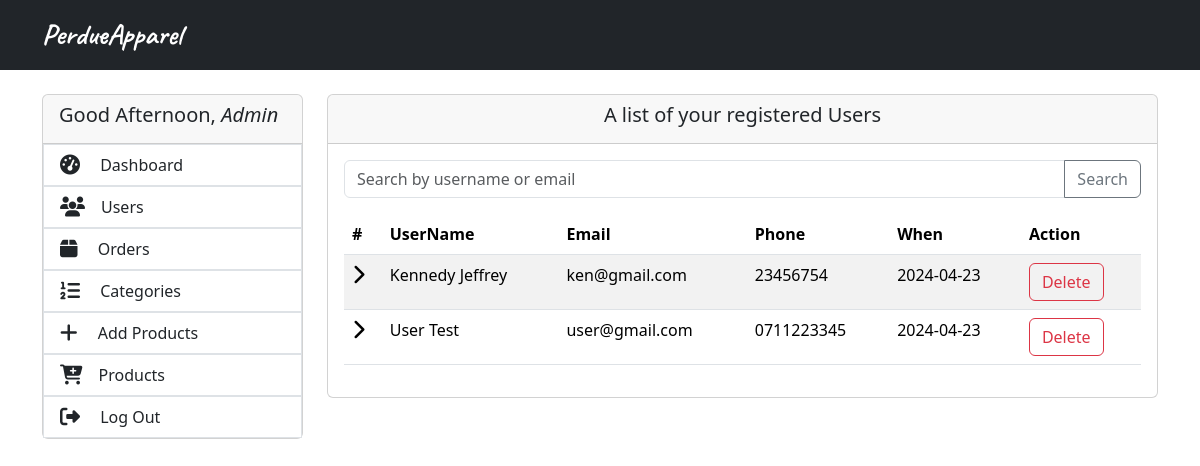
The app's page /Admin/users.php (signed in) with its own data.
### tables this page shows
CREATE TABLE `users` (
  `user_id` int(11) NOT NULL,
  `firstname` varchar(100) NOT NULL,
  `lastname` varchar(100) NOT NULL,
  `email` varchar(100) NOT NULL,
  `phone_number` varchar(100) NOT NULL,
  `password` varchar(100) NOT NULL,
  `created_at` datetime NOT NULL DEFAULT current_timestamp()
);

### Admin/users.php (the view, shortened to what this page needs)
<?php include 'header.php'; ?>
<div class="container my-4">
    <div class="row">
        <div class="col-md-3">
            <div class="card">
                <div class="card-header">
                    <?php
                        $currentHour = date('G');
                        if($currentHour >= 5 && $currentHour < 12)
                        {
                            $greeting = "Good Morning";
                        }
                        else if($currentHour >=12 && $currentHour < 17)
                        {
                            $greeting = "Good Afternoon";
                        }
                        else
                        {
                            $greeting = "Good Evening";
                        }
                    ?>
                    <h5><?php echo $greeting . ', <i>' . $_SESSION['username'] . '</i>'; ?></h5>
                </div>
            </div>
        </div>
        <div class="col-md-9">
            <div class="card">
                <div class="card-header">
                    <h5 class="text-center">
                        A list of your registered Users
                    </h5>
                </div>
                <div class="card-body">
                    <form method="GET">
                        <div class="input-group mb-3">
                            <input type="text" class="form-control" placeholder="Search by username or email" name="search">
                            <button class="btn btn-outline-secondary" type="submit">Search</button>
                        </div>
                    </form>
                    <table class="table table-striped">
                        <thead>
                            <tr>
                                <th scope="col">#</th>
                                <th scope="col">UserName</th>
                                <th scope="col">Email</th>
                                <th scope="col">Phone</th>
                                <th scope="col">When</th>
                                <th scope="col">Action</th>
                            </tr>
                        </thead>
                        <tbody>
                            <?php
                            require_once '../Config/config.php';
                            $limit = 10;
                            $page = isset($_GET['page']) ? $_GET['page'] : 1;
                            $start = ($page - 1) * $limit;
                            $search = isset($_GET['search']) ? $_GET['search'] : '';
                            $searchQuery = empty($search) ? '' : "WHERE firstname LIKE '%$search%' OR lastname LIKE '%$search%' OR email LIKE '%$search%'";
                            $query = "SELECT * FROM users $searchQuery LIMIT $start, $limit";
                            $stmt = $connection->prepare($query);
                            $stmt->execute();
                            $result = $stmt->get_result();
                            if ($result->num_rows > 0)
                            {
                                while ($row = $result->fetch_assoc())
                                { ?>
                                    <tr>
                                    <th scope="row"><i class="fa-solid fa-chevron-right fa-lg"></i></th>
                                        <td><?php echo $row['firstname'] .' '.  $row['lastname']; ?></td>
                                        <td><?php echo $row['email']; ?></td>
                                        <td><?php echo $row['phone_number']; ?></td>
                                        <td><?php echo date('Y-m-d', strtotime($row['created_at'])); ?></td>
                                        <td>
                                            <form action="">
                                                <input type="submit" value="Delete" class="btn btn-outline-danger">
                                            </form>
                                        </td>
                                    </tr>
                                <?php }
                            }
                            else
                            {
                                echo '<tr><td colspan="6">No users found.</td></tr>';
                            }
                            ?>
                        </tbody>
                    </table>
                </div>
            </div>
        </div>
    </div>
</div>
</body>
</html>

### records on screen
users: firstname "Kennedy", lastname "Jeffrey", email "ken@gmail.com", phone_number "23456754", created_at "2024-04-23"
users: firstname "User", lastname "Test", email "user@gmail.com", phone_number "0711223345", created_at "2024-04-23"

### other values on screen
$greeting "Good Afternoon"
$_SESSION['username'] "Admin"
